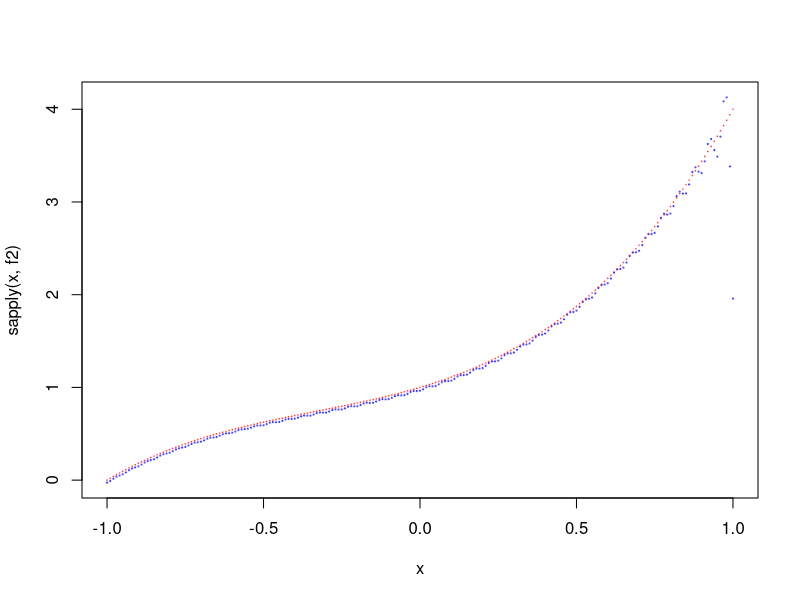

Reproduce this figure in R.
# http://www.wolframalpha.com/share/clip?f=d41d8cd98f00b204e9800998ecf8427e444j5e41kd

a0<-1
a1<-1
a2<-1
a3<-1

maxAbsFreq <- 20
freqStepSize <- 1/100

lowerBound <- -1
upperBound <- 1

minX <- -1
maxX <- 1
stepSizeX <- 1/100

freq <- c(-(maxAbsFreq/freqStepSize):-1,1:(maxAbsFreq/freqStepSize))*freqStepSize
x <- (minX/stepSizeX):(maxX/stepSizeX)*stepSizeX

f <- function(t,a0,a1,a2,a3) a3*t^3 + a2*t^2 + a1*t + a0
I <- complex(imaginary = 1)

Fint <- function(v,t,a0,a1,a2,a3) exp(-2*I*pi*t*v) * (
	4*I*pi^3*a3*t^3*v^3 + 
	4*I*pi^3*a2*t^2*v^3 +
	6*pi^2*a3*t^2*v^2 +
	2*pi^2*a1*v^2 * (1 + 2*I*pi*t*v) +
	4*pi^2*a2*t*v^2 -
	6*I*pi*a3*t*v +
	4*I*pi^3*a0*v^3 -
	2*I*pi*a2*v -
	3*a3) / (8*pi^4*v^4)
	
F <- function(v,A,B,a0,a1,a2,a3) Fint(v,B,a0,a1,a2,a3) - Fint(v,A,a0,a1,a2,a3)
	
sol <- F(freq,lowerBound,upperBound,a0,a1,a2,a3)

f2 <- function(t) freqStepSize * sum(Mod(sol) * cos(t*freq*2*pi + Arg(sol)))
plot(x,sapply(x,f2), pch=19, col=rgb(0,0,1,alpha=.5), cex=.2)
points(x,f(x,a0,a1,a2,a3), pch=19, col=rgb(1,0,0,alpha=.5), cex=.1)
